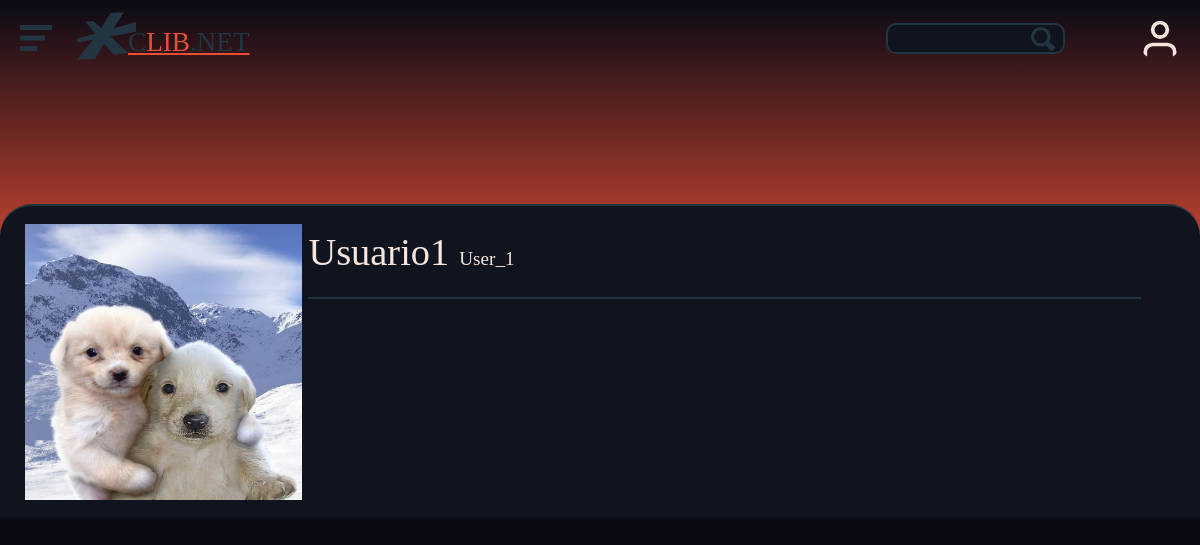
Before: /Web/PHP/usuario.php?id=1 with the older database file.
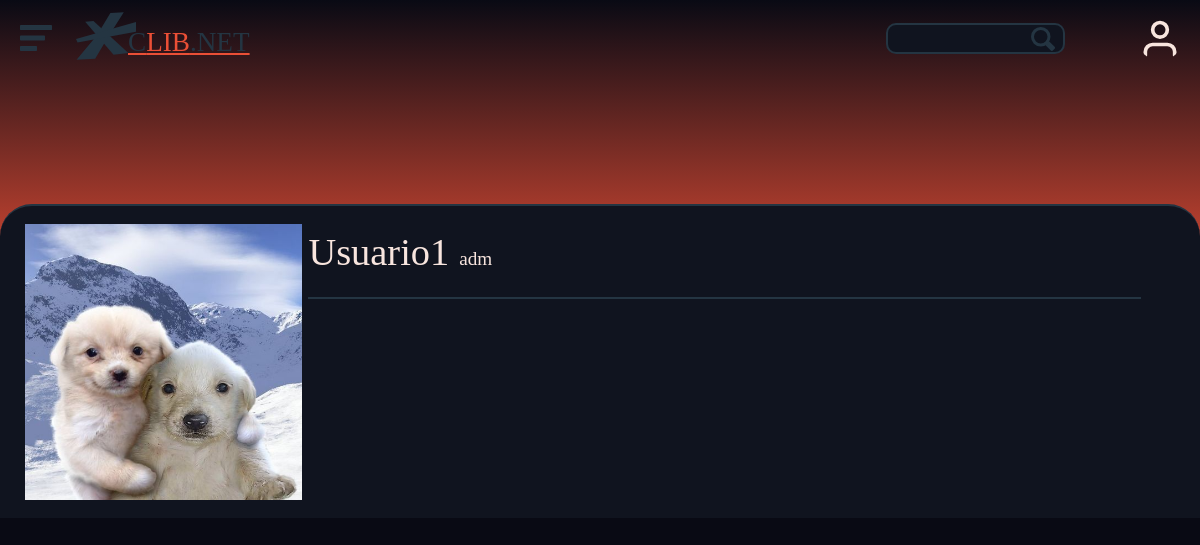
After: the same page with the newer database file.
### tables this page shows
CREATE TABLE IF NOT EXISTS tb_usuarios (
	cod INTEGER PRIMARY KEY AUTO_INCREMENT,
	nome VARCHAR(100),
	username VARCHAR(32) UNIQUE,
	cpf BIGINT(11) ZEROFILL,
	dtcriacao DATE,
	dtnasc DATE,
	email VARCHAR(100),
	senha VARCHAR(32),
	ativo BOOLEAN DEFAULT true,
	tipo VARCHAR(3) CHECK (tipo IN ('USR', 'VER', 'ADM' )),
	imagem VARCHAR(100),
	descricao VARCHAR(700),
	token_recuperacao VARCHAR(255),
	token_expires INTEGER(11)
);

### Web/PHP/components/contentLoader/userInfo.php (the view, shortened to what this page needs)
<?php
include_once("C:/xampp/htdocs/projtcc/web/PHP/administrator/utils/connect.php");
$conn = connect();
if (isset($_GET["id"])) {
    $idU = $_GET["id"];
    $sqlU = "SELECT nome, username, descricao, imagem
FROM tb_usuarios
WHERE cod = " . $idU;
    $stmtU = $conn->prepare($sqlU);
    $stmtU->execute();
    $stmtU->store_result();
    $resultU = "";
    if ($stmtU->num_rows > 0) {
        $stmtU->bind_result($nome, $username, $desc, $img);
        while ($stmtU->fetch()) {
            $resultU .= '<div class="size3 pZero grid" style="justify-items: center;">';
            if ($img == null) {
                $resultU .= '<svg class="userPicture" data-v-5cba5096="" data-v-dd104bd2="" xmlns="http://www.w3.org/2000/svg"
                    fill="none" viewBox="0 0 24 24" class="icon large text-icon-contrast text-undefined" id="avatar">
                    <path stroke="currentColor" stroke-linecap="round" stroke-linejoin="round" stroke-width="2"
                    d="M20 21v-2a4 4 0 0 0-4-4H8a4 4 0 0 0-4 4v2m8-10a4 4 0 1 0 0-8 4 4 0 0 0 0 8">
                    </path>
                    </svg>';
            } else {
                $resultU .= '<img class="autorImagem" src="../SRC/fotos/usuario/' . htmlspecialchars($img) . '">';
            }
            $resultU .= '</div>
                <div class="size9 livroInfoMain">
                    <div class="livroTituloSection borderBottom flexColumn contSection size8">
                        <div class="userNome"><span>' . htmlspecialchars($nome) . '</span>' . $username . '</div>
                        <div class="flexColumn widthMax">
                        </div>
                    </div>
                    <div class="contSection livroDesc">
                        ' . nl2br(htmlspecialchars($desc)) . '
                    </div>
                </div>';
        }
        echo $resultU;
    } else {
    }
}

Changed rows visible on the page:
changed tb_usuarios "Usuario1": username "User_1" → "adm"
